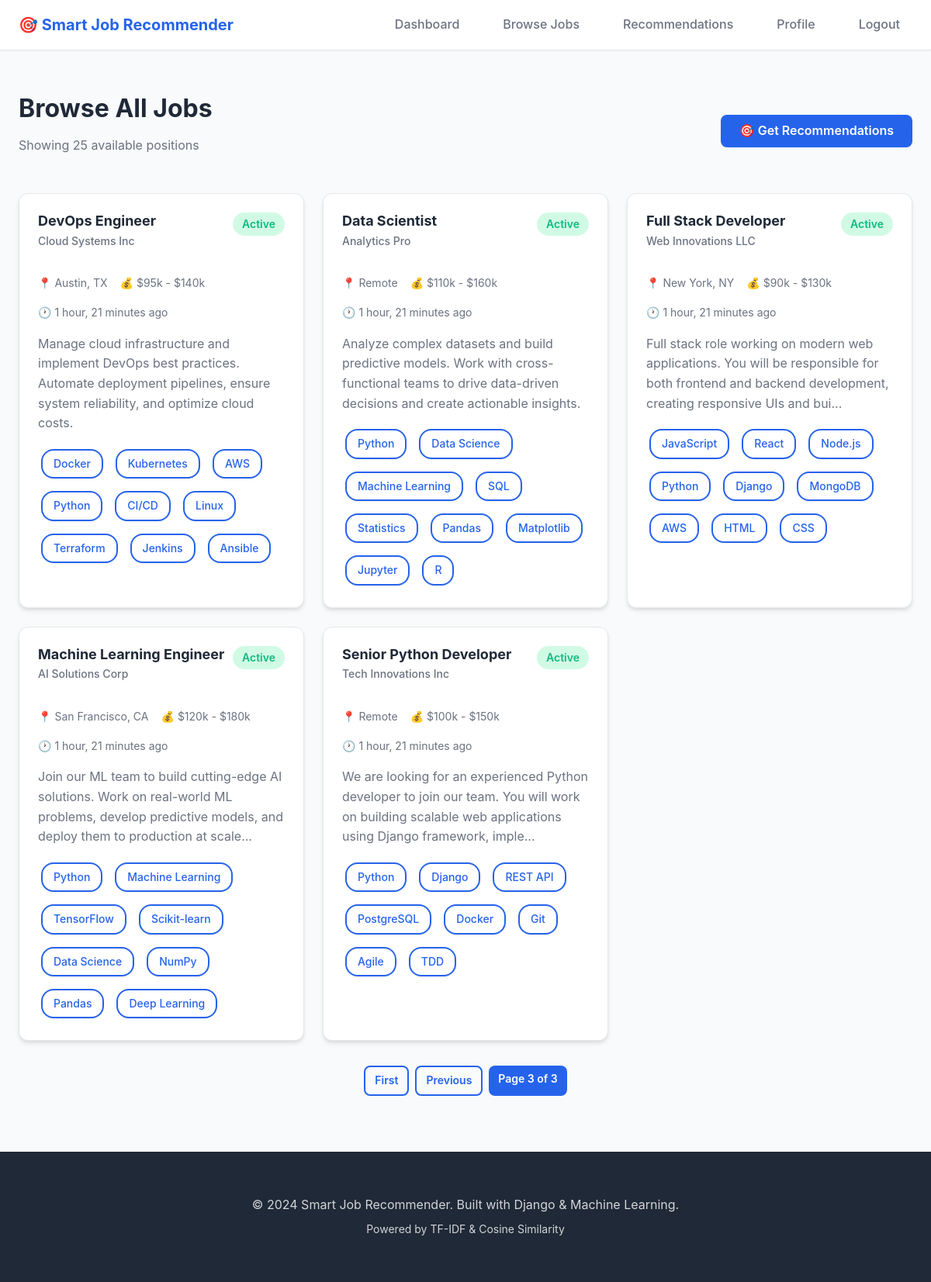
/jobs/?page=3 (signed in), run on the app's committed database.
### jobs/models.py (models this page shows, shortened)
class Job(models.Model):
    title = models.CharField(max_length=200, help_text="Job title/position name")
    required_skills = models.TextField(
        help_text="Required skills separated by commas (e.g., Python, Django, REST API)"
    )
    description = models.TextField(help_text="Detailed job description")
    company = models.CharField(max_length=200, default="Not Specified")
    location = models.CharField(max_length=200, default="Remote", blank=True)
    salary_range = models.CharField(max_length=100, blank=True, null=True)
    is_active = models.BooleanField(default=True, help_text="Is this job currently active?")
    created_at = models.DateTimeField(auto_now_add=True)
    updated_at = models.DateTimeField(auto_now=True)
    class Meta:
        verbose_name = "Job"
        verbose_name_plural = "Jobs"
        ordering = ['-created_at']
    def get_skills_list(self):
        if self.required_skills:
            return [skill.strip() for skill in self.required_skills.split(',') if skill.strip()]
        return []
    def get_short_description(self):
        if len(self.description) > 150:
            return self.description[:150] + '...'
        return self.description

### jobs/views.py (the view)
# urls.py: path('jobs/', views.job_list_view, name='job_list'),
@login_required
def job_list_view(request):
    jobs = Job.objects.filter(is_active=True).order_by('-created_at')
    paginator = Paginator(jobs, 10)  # Show 10 jobs per page
    page_number = request.GET.get('page')
    page_obj = paginator.get_page(page_number)
    context = {
        'page_obj': page_obj,
        'total_jobs': jobs.count(),
    }
    return render(request, 'jobs/job_list.html', context)

### templates/jobs/job_list.html (shortened to what this page needs)
{% extends 'base.html' %}
{% block content %}
<div class="container" style="margin-top: 2rem;">
    <div style="display: flex; justify-content: space-between; align-items: center; margin-bottom: 2rem;">
        <div>
            <h1>Browse All Jobs</h1>
            <p style="color: var(--text-secondary);">Showing {{ total_jobs }} available positions</p>
        </div>
        <a href="{% url 'jobs:recommendations' %}" class="btn btn-primary">
            🎯 Get Recommendations
        </a>
    </div>
    {% if page_obj %}
        <div class="grid grid-2">
            {% for job in page_obj %}
            <div class="job-card" onclick="window.location='{% url 'jobs:job_detail' job.id %}'">
                <div class="job-card-header">
                    <div>
                        <h3 class="job-title">{{ job.title }}</h3>
                        <p class="job-company">{{ job.company }}</p>
                    </div>
                    <span class="badge badge-success">Active</span>
                </div>
                <div class="job-meta">
                    <span>📍 {{ job.location }}</span>
                    {% if job.salary_range %}
                    <span>💰 {{ job.salary_range }}</span>
                    {% endif %}
                    <span>🕐 {{ job.created_at|timesince }} ago</span>
                </div>
                <p class="job-description">{{ job.get_short_description }}</p>
                <div class="job-skills">
                    {% for skill in job.get_skills_list %}
                        <span class="skill-tag skill-tag-outline">{{ skill }}</span>
                    {% endfor %}
                </div>
            </div>
            {% endfor %}
        </div>
        {% if page_obj.has_other_pages %}
        <div style="display: flex; justify-content: center; gap: 0.5rem; margin-top: 2rem;">
            {% if page_obj.has_previous %}
                <a href="?page=1" class="btn btn-outline btn-sm">First</a>
                <a href="?page={{ page_obj.previous_page_number }}" class="btn btn-outline btn-sm">Previous</a>
            {% endif %}
            <span class="btn btn-primary btn-sm" style="cursor: default;">
                Page {{ page_obj.number }} of {{ page_obj.paginator.num_pages }}
            </span>
        </div>
        {% endif %}
    {% endif %}
</div>
{% endblock %}

### static/css/style.css (style rules this page uses)
* { margin: 0; padding: 0; box-sizing: border-box; }
:root { --primary-color: #2563eb; --primary-dark: #1e40af; --primary-light: #3b82f6; --secondary-color: #10b981; --accent-color: #f59e0b; --danger-color: #ef4444; --warning-color: #f59e0b; --success-color: #10b981; --text-primary: #1f2937; --text-secondary: #6b7280; --text-light: #9ca3af; --bg-primary: #ffffff; --bg-secondary: #f9fafb; --bg-tertiary: #f3f4f6; --border-color: #e5e7eb; --spacing-xs: 0.5rem; --spacing-sm: 1rem; --spacing-md: 1.5rem; --spacing-lg: 2rem; --spacing-xl: 3rem; --font-primary: -apple-system, BlinkMacSystemFont, 'Segoe UI', Roboto, 'Helvetica Neue', Arial, sans-serif; --font-size-sm: 0.875rem; --font-size-base: 1rem; --font-size-lg: 1.125rem; --font-size-xl: 1.25rem; --font-size-2xl: 1.5rem; --font-size-3xl: 2rem; --radius-sm: 0.375rem; --radius-md: 0.5rem; --radius-lg: 0.75rem; --radius-xl: 1rem; --shadow-sm: 0 1px 2px 0 rgba(0, 0, 0, 0.05); --shadow-md: 0 4px 6px -1px rgba(0, 0, 0, 0.1), 0 2px 4px -1px rgba(0, 0, 0, 0.06); --shadow-lg: 0 10px 15px -3px rgba(0, 0, 0, 0.1), 0 4px 6px -2px rgba(0, 0, 0, 0.05); --shadow-xl: 0 20px 25px -5px rgba(0, 0, 0, 0.1), 0 10px 10px -5px rgba(0, 0, 0, 0.04); --transition-fast: 150ms ease-in-out; --transition-base: 250ms ease-in-out; --transition-slow: 350ms ease-in-out; }
body { font-family: var(--font-primary); font-size: var(--font-size-base); line-height: 1.6; color: var(--text-primary); background-color: var(--bg-secondary); min-height: 100vh; }
h1, h2, h3, h4, h5, h6 { font-weight: 700; line-height: 1.2; margin-bottom: var(--spacing-sm); color: var(--text-primary); }
h1 { font-size: var(--font-size-3xl); }
h3 { font-size: var(--font-size-xl); }
p { margin-bottom: var(--spacing-sm); color: var(--text-secondary); }
a { color: var(--primary-color); text-decoration: none; transition: color var(--transition-fast); }
.container { max-width: 1200px; margin: 0 auto; padding: var(--spacing-md); }
.btn { display: inline-block; padding: var(--spacing-xs) var(--spacing-md); font-size: var(--font-size-base); font-weight: 600; text-align: center; border: none; border-radius: var(--radius-md); cursor: pointer; transition: all var(--transition-base); text-decoration: none; }
.btn-primary { background-color: var(--primary-color); color: white; }
.btn-outline { background-color: transparent; color: var(--primary-color); border: 2px solid var(--primary-color); }
.btn-sm { padding: 0.375rem 0.75rem; font-size: var(--font-size-sm); }
.badge { display: inline-block; padding: 0.25rem 0.75rem; font-size: var(--font-size-sm); font-weight: 600; border-radius: var(--radius-xl); background-color: var(--bg-tertiary); color: var(--text-secondary); }
.badge-success { background-color: #d1fae5; color: var(--success-color); }
.skill-tag { display: inline-block; padding: 0.375rem 0.875rem; margin: 0.25rem; background: linear-gradient(135deg, var(--primary-light), var(--primary-color)); color: white; border-radius: var(--radius-xl); font-size: var(--font-size-sm); font-weight: 500; box-shadow: var(--shadow-sm); transition: all var(--transition-fast); }
.skill-tag-outline { background: white; color: var(--primary-color); border: 2px solid var(--primary-color); }
.grid { display: grid; gap: var(--spacing-md); }
.grid-2 { grid-template-columns: repeat(auto-fit, minmax(300px, 1fr)); }
.job-card { background-color: var(--bg-primary); border-radius: var(--radius-lg); padding: var(--spacing-md); box-shadow: var(--shadow-md); transition: all var(--transition-base); border: 1px solid var(--border-color); cursor: pointer; }
.job-card-header { display: flex; justify-content: space-between; align-items: start; margin-bottom: var(--spacing-sm); }
.job-title { font-size: var(--font-size-lg); font-weight: 700; color: var(--text-primary); margin-bottom: 0.25rem; }
.job-company { color: var(--text-secondary); font-size: var(--font-size-sm); font-weight: 500; }
.job-meta { display: flex; gap: var(--spacing-sm); flex-wrap: wrap; margin: var(--spacing-sm) 0; font-size: var(--font-size-sm); color: var(--text-secondary); }
.job-description { color: var(--text-secondary); margin: var(--spacing-sm) 0; line-height: 1.6; }
.job-skills { display: flex; flex-wrap: wrap; gap: 0.5rem; margin-top: var(--spacing-sm); }

### data on the page
Job: title "DevOps Engineer", company "Cloud Systems Inc", location "Austin, TX", salary_range "$95k - $140k", created_at "1 hour, 21 minutes", get_short_description "Manage cloud infrastructure and implement DevOps best practices. Automate deployment pipelines, ensure system reliability, and optimize cloud costs.", get_skills_list "Docker" "Kubernetes" "AWS" "Python" "CI/CD" "Linux" "Terraform" "Jenkins" "Ansible"
Job: title "Data Scientist", company "Analytics Pro", location "Remote", salary_range "$110k - $160k", created_at "1 hour, 21 minutes", get_short_description "Analyze complex datasets and build predictive models. Work with cross-functional teams to drive data-driven decisions and create actionable insights.", get_skills_list "Python" "Data Science" "Machine Learning" "SQL" "Statistics" "Pandas" "Matplotlib" "Jupyter" "R"
Job: title "Full Stack Developer", company "Web Innovations LLC", location "New York, NY", salary_range "$90k - $130k", created_at "1 hour, 21 minutes", get_short_description "Full stack role working on modern web applications. You will be responsible for both frontend and backend development, creating responsive UIs and bui...", get_skills_list "JavaScript" "React" "Node.js" "Python" "Django" "MongoDB" "AWS" "HTML" "CSS"
Job: title "Machine Learning Engineer", company "AI Solutions Corp", location "San Francisco, CA", salary_range "$120k - $180k", created_at "1 hour, 21 minutes", get_short_description "Join our ML team to build cutting-edge AI solutions. Work on real-world ML problems, develop predictive models, and deploy them to production at scale...", get_skills_list "Python" "Machine Learning" "TensorFlow" "Scikit-learn" "Data Science" "NumPy" "Pandas" "Deep Learning"
Job: title "Senior Python Developer", company "Tech Innovations Inc", location "Remote", salary_range "$100k - $150k", created_at "1 hour, 21 minutes", get_short_description "We are looking for an experienced Python developer to join our team. You will work on building scalable web applications using Django framework, imple...", get_skills_list "Python" "Django" "REST API" "PostgreSQL" "Docker" "Git" "Agile" "TDD"

### other printed values
{{ total_jobs }} "25"
{{ page_obj.number }} "3"
{{ page_obj.paginator.num_pages }} "3"
